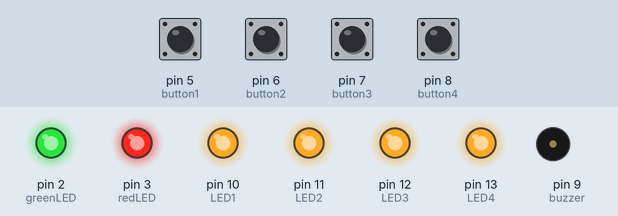
A sketch run on a simulated Arduino Uno, built with avr-gcc and run on an emulated ATmega328P. On the bench: output pins drawn as LEDs (lit = HIGH), buzzer (waves = sounding). The test bench sets the inputs (shaded band); at power-on: pin 5 (button1), pin 6 (button2), pin 7 (button3), pin 8 (button4) LOW. Random numbers use the default seed unless the sketch sets one; pins used as bus, display or sensor lines are not drawn.

Above: at 1.5 s.
1.6 s: pin 5 (button1) pulled HIGH for 0.15 s
At 3.3 s:
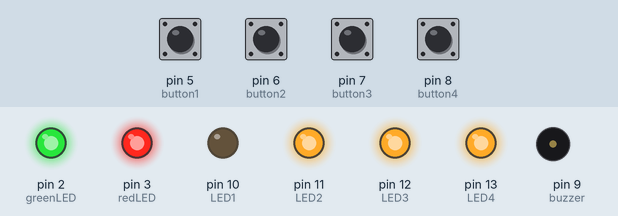
4.6 s: pin 6 (button2) pulled HIGH for 0.15 s
At 4.67 s:
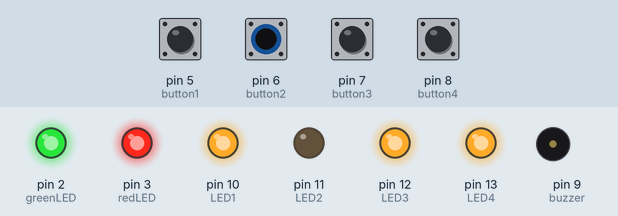
6.2 s: pin 7 (button3) pulled HIGH for 0.15 s
At 6.6 s:
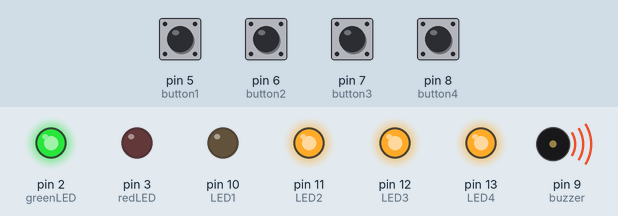
Timing chart, 0 to 15.2 s (numbered marks = the images above; inputs shaded):
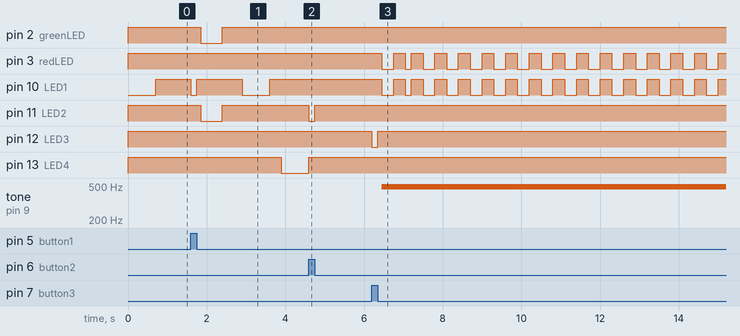

The sketch:

simon.ino
```cpp
const int LED1 = 10 ;
const int LED2 = 11 ;
const int LED3 = 12 ;
const int LED4 = 13 ;
const int button1 = 5 ;
const int button2 = 6 ;
const int button3 = 7 ;
const int button4 = 8 ;
const int redLED = 3 ;
const int greenLED = 2 ;
const int buzzer = 9;
int level = 0;
int turn = 1;
int composition[99];
int answer[99];
boolean isCompositionDone = false;
boolean isButton1Up = true;
boolean isButton2Up = true;
boolean isButton3Up = true;
boolean isButton4Up = true;
boolean checker = true;

void setup() {
  pinMode(LED1, OUTPUT);
  pinMode(LED2 , OUTPUT);
  pinMode(LED3 , OUTPUT);
  pinMode(LED4 , OUTPUT);
  pinMode(button1 , INPUT);
  pinMode(button2 , INPUT);
  pinMode(button3 , INPUT);
  pinMode(button4 , INPUT);
  pinMode(redLED , OUTPUT);
  pinMode(greenLED , OUTPUT);
  pinMode(buzzer , OUTPUT);
  randomSeed(analogRead(0));
  digitalWrite(LED1, 1);
  digitalWrite(LED2, 1);
  digitalWrite(LED3, 1);
  digitalWrite(LED4, 1);
  digitalWrite(greenLED, 1);
  digitalWrite(redLED, 1);
}
void loop() {
  if (level != 99)
  {
    if (isCompositionDone == false)
    {
      level++;
      composition[level] = random(LED1, (LED4 + 1));
       for (int i = 1; i <= level; i++)
      {
        digitalWrite(composition[i], LOW);
        delay(700);
        digitalWrite(composition[i], HIGH);
        if (i != level) {delay(300);}
      }
      isCompositionDone = true;
    }
    else
    {
      if (turn <= level)
      {
        if (digitalRead(button1) == HIGH &&  isButton1Up == true)
        {
          answer[turn] = LED1;
          isButton1Up = false;
          digitalWrite(LED1, LOW);
          delay(100);
        }
        else if (digitalRead(button1) == LOW &&  isButton1Up == false)
        {
          turn++;
          isButton1Up = true;
          digitalWrite(LED1, HIGH);
          delay(100);
        }
        if (digitalRead(button2) == HIGH &&  isButton2Up == true)
        {
          answer[turn] = LED2;
          isButton2Up = false;
          digitalWrite(LED2, LOW);
          delay(100);
        }
        else if (digitalRead(button2) == LOW &&  isButton2Up == false)
        {
          turn++;
          isButton2Up = true;
          digitalWrite(LED2, HIGH);
          delay(100);
        }
        if (digitalRead(button3) == HIGH &&  isButton3Up == true)
        {
          answer[turn] = LED3;
          isButton3Up = false;
          digitalWrite(LED3, LOW);
          delay(100);
        }
        else if (digitalRead(button3) == LOW &&  isButton3Up == false)
        {
          turn++;
          isButton3Up = true;
          digitalWrite(LED3, HIGH);
          delay(100);
        }
        if (digitalRead(button4) == HIGH &&  isButton4Up == true)
        {
          answer[turn] = LED4;
          isButton4Up = false;
          digitalWrite(LED4, LOW);
          delay(100);
        }
        else if (digitalRead(button4) == LOW &&  isButton4Up == false)
        {
          turn++;
          isButton4Up = true;
          digitalWrite(LED4, HIGH);
          delay(100);
        }
      }
      else
      {
        turn = 1;
        for (int i = 1; i <= level; i++)
        {
          if (composition[i] != answer [i])   { checker = false; }
        }
        if (checker == true)
        {
          isCompositionDone = false;
          rightAnswerTheme();
        }
        else
        {
          wrongAnswerTheme();
        }
      }
    }
  }
  else
  {
    digitalWrite(greenLED, 1);
    digitalWrite(LED2, 1);
    delay(300);
    digitalWrite(greenLED, 0);
    digitalWrite(LED2, 0);
    delay(300);
  }
}
void wrongAnswerTheme()
{
  digitalWrite(LED1, 0);
  digitalWrite(redLED, 0);
  analogWrite(buzzer, 180);
  delay(150);
  analogWrite(buzzer, 60);
  delay(150);
  digitalWrite(redLED, 1);
  digitalWrite(LED1, 1);
  analogWrite(buzzer, 180);
  delay(150);
  analogWrite(buzzer, 60);
  delay(150);
  digitalWrite(LED1, 0);
  digitalWrite(redLED, 0);
  analogWrite(buzzer, 180);
  delay(150);
  analogWrite(buzzer, 0);
  while (1)
  {
    digitalWrite(redLED, 1);
    digitalWrite(LED1, 1);
    delay(300);
    digitalWrite(LED1, 0);
    digitalWrite(redLED, 0);
    delay(300);
  }
}
void rightAnswerTheme()
{
  digitalWrite(greenLED, 0);
  digitalWrite(LED2, 0);
  analogWrite(buzzer, 255);
  delay(50);
  analogWrite(buzzer, 0);
  delay(50);
  analogWrite(buzzer, 255);
  delay(50);
  analogWrite(buzzer, 0);
  delay(50);
  analogWrite(buzzer, 255);
  delay(50);
  analogWrite(buzzer, 0);
  delay(300);
  digitalWrite(greenLED, 1);
  digitalWrite(LED2, 1);
  delay(500);
}
```

Measured:
- after the input at 1.6 s, pin 2 (greenLED), pin 11 (LED2): HIGH → LOW after 0.25 s, → HIGH 0.55 s later; pin 10 (LED1): HIGH → LOW at once, → HIGH 0.15 s later, → LOW 1.2 s later, → HIGH 0.70 s later; pin 13 (LED4): HIGH → LOW after 2.3 s
- after the input at 4.6 s, pin 11 (LED2): HIGH → LOW at once, → HIGH 0.15 s later
- after the input at 6.2 s, pin 3 (redLED), pin 10 (LED1): goes LOW 0.30 s, HIGH 0.30 s, LOW 0.15 s, 13 × (HIGH 0.30 s, LOW 0.30 s), then HIGH, starting after 0.25 s; pin 12 (LED3): HIGH → LOW at once, → HIGH 0.15 s later; tone on pin 9 (buzzer): silent → 490 Hz after 0.25 s
